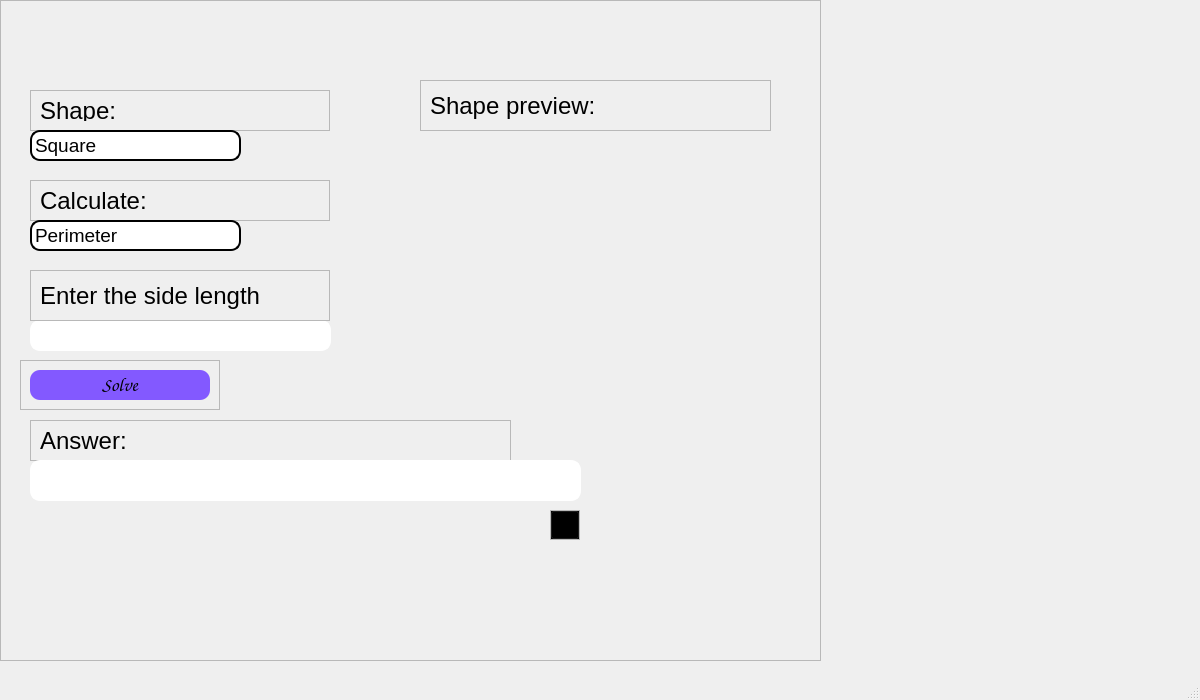
<?xml version="1.0" encoding="UTF-8"?>
<ui version="4.0">
 <class>Main</class>
 <widget class="QMainWindow" name="Main">
  <property name="geometry">
   <rect>
    <x>0</x>
    <y>0</y>
    <width>1200</width>
    <height>700</height>
   </rect>
  </property>
  <property name="sizePolicy">
   <sizepolicy hsizetype="Preferred" vsizetype="Preferred">
    <horstretch>0</horstretch>
    <verstretch>0</verstretch>
   </sizepolicy>
  </property>
  <property name="windowTitle">
   <string>Home - MathLab</string>
  </property>
  <widget class="QWidget" name="centralwidget">
   <property name="sizePolicy">
    <sizepolicy hsizetype="Preferred" vsizetype="Preferred">
     <horstretch>0</horstretch>
     <verstretch>0</verstretch>
    </sizepolicy>
   </property>
   <widget class="QLabel" name="background">
    <property name="enabled">
     <bool>true</bool>
    </property>
    <property name="geometry">
     <rect>
      <x>0</x>
      <y>0</y>
      <width>1201</width>
      <height>681</height>
     </rect>
    </property>
    <property name="text">
     <string/>
    </property>
    <property name="pixmap">
     <pixmap>design/main window.png</pixmap>
    </property>
   </widget>
   <widget class="QLabel" name="US_indicator">
    <property name="geometry">
     <rect>
      <x>1130</x>
      <y>620</y>
      <width>61</width>
      <height>31</height>
     </rect>
    </property>
    <property name="font">
     <font>
      <family>Arial</family>
      <pointsize>20</pointsize>
      <weight>75</weight>
      <bold>true</bold>
     </font>
    </property>
    <property name="cursor">
     <cursorShape>ArrowCursor</cursorShape>
    </property>
    <property name="contextMenuPolicy">
     <enum>Qt::DefaultContextMenu</enum>
    </property>
    <property name="text">
     <string/>
    </property>
    <property name="pixmap">
     <pixmap>design/usa_mini_flag.png</pixmap>
    </property>
    <property name="alignment">
     <set>Qt::AlignCenter</set>
    </property>
   </widget>
   <widget class="QFrame" name="shape_calcs_window">
    <property name="enabled">
     <bool>true</bool>
    </property>
    <property name="geometry">
     <rect>
      <x>0</x>
      <y>0</y>
      <width>821</width>
      <height>661</height>
     </rect>
    </property>
    <property name="toolTip">
     <string/>
    </property>
    <property name="frameShape">
     <enum>QFrame::StyledPanel</enum>
    </property>
    <property name="frameShadow">
     <enum>QFrame::Raised</enum>
    </property>
    <widget class="QFrame" name="shape_calcs_solve_button_frame">
     <property name="geometry">
      <rect>
       <x>20</x>
       <y>360</y>
       <width>200</width>
       <height>50</height>
      </rect>
     </property>
     <property name="sizePolicy">
      <sizepolicy hsizetype="Preferred" vsizetype="Preferred">
       <horstretch>0</horstretch>
       <verstretch>0</verstretch>
      </sizepolicy>
     </property>
     <property name="minimumSize">
      <size>
       <width>200</width>
       <height>0</height>
      </size>
     </property>
     <property name="maximumSize">
      <size>
       <width>200</width>
       <height>50</height>
      </size>
     </property>
     <property name="frameShape">
      <enum>QFrame::StyledPanel</enum>
     </property>
     <property name="frameShadow">
      <enum>QFrame::Raised</enum>
     </property>
     <layout class="QVBoxLayout" name="verticalLayout_9">
      <item>
       <widget class="QPushButton" name="shape_calcs_solve_button">
        <property name="maximumSize">
         <size>
          <width>300</width>
          <height>35</height>
         </size>
        </property>
        <property name="font">
         <font>
          <family>Comic Sans MS</family>
          <pointsize>14</pointsize>
          <weight>50</weight>
          <italic>false</italic>
          <bold>false</bold>
         </font>
        </property>
        <property name="cursor">
         <cursorShape>PointingHandCursor</cursorShape>
        </property>
        <property name="styleSheet">
         <string notr="true">QPushButton {
	border-radius: 10px;
	background: rgb(131, 89, 255);
}

QPushButton:pressed {
	background:rgb(0, 203, 14);
	
}</string>
        </property>
        <property name="text">
         <string>Solve</string>
        </property>
       </widget>
      </item>
     </layout>
    </widget>
    <widget class="QFrame" name="shape_calcs_frame_2">
     <property name="geometry">
      <rect>
       <x>30</x>
       <y>420</y>
       <width>481</width>
       <height>41</height>
      </rect>
     </property>
     <property name="minimumSize">
      <size>
       <width>300</width>
       <height>0</height>
      </size>
     </property>
     <property name="maximumSize">
      <size>
       <width>16777215</width>
       <height>500</height>
      </size>
     </property>
     <property name="font">
      <font>
       <family>Arial</family>
      </font>
     </property>
     <property name="frameShape">
      <enum>QFrame::StyledPanel</enum>
     </property>
     <property name="frameShadow">
      <enum>QFrame::Raised</enum>
     </property>
     <layout class="QVBoxLayout" name="verticalLayout_10">
      <item>
       <widget class="QLabel" name="shape_calcs_label">
        <property name="maximumSize">
         <size>
          <width>200</width>
          <height>50</height>
         </size>
        </property>
        <property name="font">
         <font>
          <family>Arial</family>
          <pointsize>18</pointsize>
          <weight>50</weight>
          <bold>false</bold>
         </font>
        </property>
        <property name="styleSheet">
         <string notr="true"/>
        </property>
        <property name="text">
         <string>Answer:</string>
        </property>
       </widget>
      </item>
     </layout>
    </widget>
    <widget class="QLabel" name="shape_calcs_output">
     <property name="geometry">
      <rect>
       <x>30</x>
       <y>460</y>
       <width>551</width>
       <height>41</height>
      </rect>
     </property>
     <property name="styleSheet">
      <string notr="true">QLabel {
	background-color: white;
	border-radius: 10px;
	border: 2px solid white;
}</string>
     </property>
     <property name="text">
      <string/>
     </property>
    </widget>
    <widget class="QPushButton" name="shape_calcs_download_button">
     <property name="enabled">
      <bool>false</bool>
     </property>
     <property name="geometry">
      <rect>
       <x>550</x>
       <y>510</y>
       <width>30</width>
       <height>30</height>
      </rect>
     </property>
     <property name="cursor">
      <cursorShape>PointingHandCursor</cursorShape>
     </property>
     <property name="styleSheet">
      <string notr="true">QPushButton {
	background-color: transparent; 
}
</string>
     </property>
     <property name="text">
      <string/>
     </property>
    </widget>
    <widget class="QFrame" name="shape_calcs_download_frame">
     <property name="enabled">
      <bool>false</bool>
     </property>
     <property name="geometry">
      <rect>
       <x>550</x>
       <y>510</y>
       <width>30</width>
       <height>30</height>
      </rect>
     </property>
     <property name="cursor">
      <cursorShape>ArrowCursor</cursorShape>
     </property>
     <property name="frameShape">
      <enum>QFrame::StyledPanel</enum>
     </property>
     <property name="frameShadow">
      <enum>QFrame::Raised</enum>
     </property>
     <widget class="QLabel" name="shape_calcs_download_image">
      <property name="geometry">
       <rect>
        <x>0</x>
        <y>0</y>
        <width>30</width>
        <height>30</height>
       </rect>
      </property>
      <property name="cursor">
       <cursorShape>PointingHandCursor</cursorShape>
      </property>
      <property name="text">
       <string/>
      </property>
      <property name="pixmap">
       <pixmap>design/download.png</pixmap>
      </property>
     </widget>
    </widget>
    <widget class="QFrame" name="shape_calcs_frame_shape_choose">
     <property name="geometry">
      <rect>
       <x>30</x>
       <y>90</y>
       <width>300</width>
       <height>41</height>
      </rect>
     </property>
     <property name="minimumSize">
      <size>
       <width>300</width>
       <height>0</height>
      </size>
     </property>
     <property name="maximumSize">
      <size>
       <width>16777215</width>
       <height>100</height>
      </size>
     </property>
     <property name="font">
      <font>
       <family>Arial</family>
      </font>
     </property>
     <property name="frameShape">
      <enum>QFrame::StyledPanel</enum>
     </property>
     <property name="frameShadow">
      <enum>QFrame::Raised</enum>
     </property>
     <layout class="QVBoxLayout" name="verticalLayout_11">
      <item>
       <widget class="QLabel" name="shape_calcs_type_label">
        <property name="maximumSize">
         <size>
          <width>200</width>
          <height>50</height>
         </size>
        </property>
        <property name="font">
         <font>
          <family>Arial</family>
          <pointsize>18</pointsize>
          <weight>50</weight>
          <bold>false</bold>
         </font>
        </property>
        <property name="styleSheet">
         <string notr="true"/>
        </property>
        <property name="text">
         <string>Shape:</string>
        </property>
       </widget>
      </item>
     </layout>
    </widget>
    <widget class="QComboBox" name="shape_calcs_shape_choose">
     <property name="geometry">
      <rect>
       <x>30</x>
       <y>130</y>
       <width>211</width>
       <height>31</height>
      </rect>
     </property>
     <property name="font">
      <font>
       <pointsize>14</pointsize>
      </font>
     </property>
     <property name="styleSheet">
      <string notr="true">QComboBox {
	border-radius: 10px;
	border: 2px solid black;
}

QComboBox::drop-down {
    width: 27px;
    height: 27px;
    border: 0px;
}

QComboBox::down-arrow {
    image: url(&quot;C:/Users/PC/Desktop/PythonProjects/MathLab/logic/uis/design/arrow-down.png&quot;);
	width: 16px;
	height: 16px;
}

QComboBox:focus {
	border-radius: 10px;
	border: 2px solid rgb(255, 166, 23);
}</string>
     </property>
     <item>
      <property name="text">
       <string>Square</string>
      </property>
     </item>
     <item>
      <property name="text">
       <string>Rectangle</string>
      </property>
     </item>
     <item>
      <property name="text">
       <string>Circle</string>
      </property>
     </item>
     <item>
      <property name="text">
       <string>Triangle</string>
      </property>
     </item>
     <item>
      <property name="text">
       <string>Cylinder</string>
      </property>
     </item>
    </widget>
    <widget class="QFrame" name="shape_calcs_frame_shape_choose_2">
     <property name="geometry">
      <rect>
       <x>30</x>
       <y>180</y>
       <width>300</width>
       <height>41</height>
      </rect>
     </property>
     <property name="minimumSize">
      <size>
       <width>300</width>
       <height>0</height>
      </size>
     </property>
     <property name="maximumSize">
      <size>
       <width>16777215</width>
       <height>100</height>
      </size>
     </property>
     <property name="font">
      <font>
       <family>Arial</family>
      </font>
     </property>
     <property name="frameShape">
      <enum>QFrame::StyledPanel</enum>
     </property>
     <property name="frameShadow">
      <enum>QFrame::Raised</enum>
     </property>
     <layout class="QVBoxLayout" name="verticalLayout_12">
      <item>
       <widget class="QLabel" name="shape_calcs_type_label_2">
        <property name="maximumSize">
         <size>
          <width>200</width>
          <height>50</height>
         </size>
        </property>
        <property name="font">
         <font>
          <family>Arial</family>
          <pointsize>18</pointsize>
          <weight>50</weight>
          <bold>false</bold>
         </font>
        </property>
        <property name="styleSheet">
         <string notr="true"/>
        </property>
        <property name="text">
         <string>Calculate:</string>
        </property>
       </widget>
      </item>
     </layout>
    </widget>
    <widget class="QComboBox" name="shape_calcs_shape_choose_2">
     <property name="geometry">
      <rect>
       <x>30</x>
       <y>220</y>
       <width>211</width>
       <height>31</height>
      </rect>
     </property>
     <property name="font">
      <font>
       <pointsize>14</pointsize>
      </font>
     </property>
     <property name="styleSheet">
      <string notr="true">QComboBox {
	border-radius: 10px;
	border: 2px solid black;
}

QComboBox::drop-down {
    width: 27px;
    height: 27px;
    border: 0px;
}

QComboBox::down-arrow {
    image: url(&quot;C:/Users/PC/Desktop/PythonProjects/MathLab/logic/uis/design/arrow-down.png&quot;);
	width: 16px;
	height: 16px;
}

QComboBox:focus {
	border-radius: 10px;
	border: 2px solid rgb(255, 166, 23);
}</string>
     </property>
     <item>
      <property name="text">
       <string>Perimeter</string>
      </property>
     </item>
     <item>
      <property name="text">
       <string>Area</string>
      </property>
     </item>
     <item>
      <property name="text">
       <string>Surface Area</string>
      </property>
     </item>
     <item>
      <property name="text">
       <string>Circumference</string>
      </property>
     </item>
     <item>
      <property name="text">
       <string>Volume</string>
      </property>
     </item>
    </widget>
    <widget class="QFrame" name="shape_calcs_shape_preview">
     <property name="geometry">
      <rect>
       <x>420</x>
       <y>80</y>
       <width>351</width>
       <height>51</height>
      </rect>
     </property>
     <property name="minimumSize">
      <size>
       <width>300</width>
       <height>0</height>
      </size>
     </property>
     <property name="maximumSize">
      <size>
       <width>16777215</width>
       <height>100</height>
      </size>
     </property>
     <property name="font">
      <font>
       <family>Arial</family>
      </font>
     </property>
     <property name="frameShape">
      <enum>QFrame::StyledPanel</enum>
     </property>
     <property name="frameShadow">
      <enum>QFrame::Raised</enum>
     </property>
     <layout class="QVBoxLayout" name="verticalLayout_13">
      <item>
       <widget class="QLabel" name="shape_calcs_type_label_3">
        <property name="maximumSize">
         <size>
          <width>200</width>
          <height>50</height>
         </size>
        </property>
        <property name="font">
         <font>
          <family>Arial</family>
          <pointsize>18</pointsize>
          <weight>50</weight>
          <bold>false</bold>
         </font>
        </property>
        <property name="styleSheet">
         <string notr="true"/>
        </property>
        <property name="text">
         <string>Shape preview:</string>
        </property>
       </widget>
      </item>
     </layout>
    </widget>
    <widget class="QLabel" name="shape_preview">
     <property name="geometry">
      <rect>
       <x>420</x>
       <y>130</y>
       <width>351</width>
       <height>201</height>
      </rect>
     </property>
     <property name="text">
      <string/>
     </property>
    </widget>
    <widget class="QLineEdit" name="shapes_calcs_input">
     <property name="geometry">
      <rect>
       <x>30</x>
       <y>320</y>
       <width>301</width>
       <height>31</height>
      </rect>
     </property>
     <property name="font">
      <font>
       <family>Arial</family>
       <pointsize>14</pointsize>
       <weight>50</weight>
       <bold>false</bold>
      </font>
     </property>
     <property name="styleSheet">
      <string notr="true">QLineEdit {
	border-radius: 10px;
	border: 2px solid white;
}

QLineEdit:focus {
	border-radius: 10px;
	border: 2px solid rgb(131, 89, 255);
}</string>
     </property>
     <property name="alignment">
      <set>Qt::AlignLeading|Qt::AlignLeft|Qt::AlignTop</set>
     </property>
    </widget>
    <widget class="QFrame" name="shapes_calcs_input_label_frame">
     <property name="geometry">
      <rect>
       <x>30</x>
       <y>270</y>
       <width>300</width>
       <height>51</height>
      </rect>
     </property>
     <property name="minimumSize">
      <size>
       <width>300</width>
       <height>0</height>
      </size>
     </property>
     <property name="maximumSize">
      <size>
       <width>16777215</width>
       <height>100</height>
      </size>
     </property>
     <property name="font">
      <font>
       <family>Arial</family>
      </font>
     </property>
     <property name="frameShape">
      <enum>QFrame::StyledPanel</enum>
     </property>
     <property name="frameShadow">
      <enum>QFrame::Raised</enum>
     </property>
     <layout class="QVBoxLayout" name="verticalLayout_15">
      <item>
       <widget class="QLabel" name="shapes_calcs_input_label">
        <property name="maximumSize">
         <size>
          <width>700</width>
          <height>60</height>
         </size>
        </property>
        <property name="font">
         <font>
          <family>Arial</family>
          <pointsize>18</pointsize>
          <weight>50</weight>
          <bold>false</bold>
         </font>
        </property>
        <property name="styleSheet">
         <string notr="true"/>
        </property>
        <property name="text">
         <string>Enter the side length</string>
        </property>
       </widget>
      </item>
     </layout>
    </widget>
   </widget>
  </widget>
  <widget class="QMenuBar" name="menubar">
   <property name="geometry">
    <rect>
     <x>0</x>
     <y>0</y>
     <width>1200</width>
     <height>21</height>
    </rect>
   </property>
  </widget>
  <widget class="QStatusBar" name="statusbar"/>
 </widget>
 <resources/>
 <connections/>
</ui>
